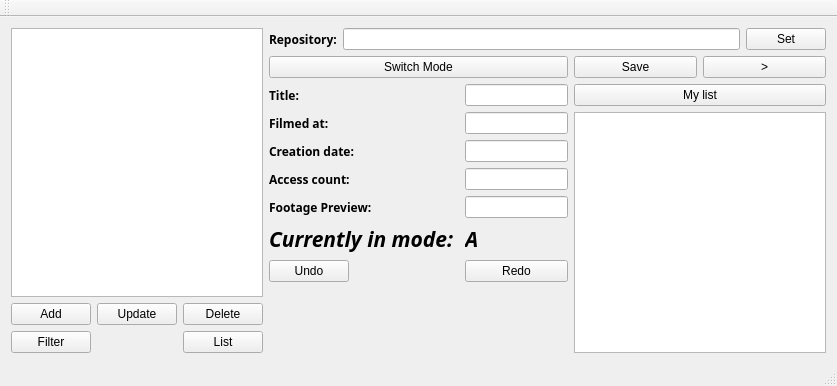
<?xml version="1.0" encoding="UTF-8"?>
<ui version="4.0">
 <class>Lab_12Class</class>
 <widget class="QMainWindow" name="Lab_12Class">
  <property name="geometry">
   <rect>
    <x>0</x>
    <y>0</y>
    <width>837</width>
    <height>386</height>
   </rect>
  </property>
  <property name="windowTitle">
   <string>Lab_12</string>
  </property>
  <widget class="QWidget" name="centralWidget">
   <layout class="QHBoxLayout" name="horizontalLayout_3">
    <item>
     <layout class="QVBoxLayout" name="verticalLayout">
      <item>
       <widget class="QListWidget" name="recordingListWidget">
        <property name="font">
         <font>
          <family>Sitka Display</family>
          <pointsize>11</pointsize>
         </font>
        </property>
       </widget>
      </item>
      <item>
       <layout class="QVBoxLayout" name="verticalLayout_3"/>
      </item>
      <item>
       <layout class="QGridLayout" name="modeAGridLayout">
        <item row="0" column="1">
         <widget class="QPushButton" name="updatePushButton">
          <property name="text">
           <string>Update</string>
          </property>
         </widget>
        </item>
        <item row="0" column="0">
         <widget class="QPushButton" name="addPushButton">
          <property name="text">
           <string>Add</string>
          </property>
         </widget>
        </item>
        <item row="0" column="3">
         <widget class="QPushButton" name="deletePushButton">
          <property name="text">
           <string>Delete</string>
          </property>
         </widget>
        </item>
        <item row="1" column="3">
         <widget class="QPushButton" name="listPushButton">
          <property name="text">
           <string>List</string>
          </property>
         </widget>
        </item>
        <item row="1" column="0">
         <widget class="QPushButton" name="filterPushButton">
          <property name="text">
           <string>Filter</string>
          </property>
         </widget>
        </item>
       </layout>
      </item>
     </layout>
    </item>
    <item>
     <layout class="QVBoxLayout" name="verticalLayout_4">
      <item>
       <layout class="QHBoxLayout" name="horizontalLayout">
        <item>
         <widget class="QLabel" name="label">
          <property name="font">
           <font>
            <family>Perpetua</family>
            <pointsize>9</pointsize>
            <weight>75</weight>
            <bold>true</bold>
           </font>
          </property>
          <property name="text">
           <string>Repository:</string>
          </property>
         </widget>
        </item>
        <item>
         <widget class="QLineEdit" name="setRepositoryLineEdit"/>
        </item>
        <item>
         <widget class="QPushButton" name="setRepositoryPushButton">
          <property name="text">
           <string>Set</string>
          </property>
         </widget>
        </item>
       </layout>
      </item>
      <item>
       <layout class="QGridLayout" name="gridLayout">
        <item row="0" column="1" rowspan="2">
         <layout class="QVBoxLayout" name="verticalLayout_2">
          <item>
           <layout class="QHBoxLayout" name="horizontalLayout_2">
            <item>
             <widget class="QPushButton" name="savePushButton">
              <property name="text">
               <string>Save</string>
              </property>
             </widget>
            </item>
            <item>
             <widget class="QPushButton" name="nextPushButton">
              <property name="text">
               <string>&gt;</string>
              </property>
             </widget>
            </item>
           </layout>
          </item>
          <item>
           <widget class="QPushButton" name="myListPushButton">
            <property name="text">
             <string>My list</string>
            </property>
           </widget>
          </item>
          <item>
           <widget class="QListWidget" name="currentRecordingListWidget"/>
          </item>
         </layout>
        </item>
        <item row="0" column="0">
         <widget class="QPushButton" name="modePushButton">
          <property name="text">
           <string>Switch Mode</string>
          </property>
         </widget>
        </item>
        <item row="1" column="0">
         <layout class="QFormLayout" name="formLayout">
          <item row="0" column="0">
           <widget class="QLabel" name="label_2">
            <property name="font">
             <font>
              <family>Perpetua</family>
              <pointsize>9</pointsize>
              <weight>75</weight>
              <bold>true</bold>
             </font>
            </property>
            <property name="text">
             <string>Title:</string>
            </property>
           </widget>
          </item>
          <item row="0" column="1">
           <widget class="QLineEdit" name="titleLineEdit"/>
          </item>
          <item row="1" column="0">
           <widget class="QLabel" name="label_3">
            <property name="font">
             <font>
              <family>Perpetua</family>
              <pointsize>9</pointsize>
              <weight>75</weight>
              <bold>true</bold>
             </font>
            </property>
            <property name="text">
             <string>Filmed at:</string>
            </property>
           </widget>
          </item>
          <item row="1" column="1">
           <widget class="QLineEdit" name="filmedAtLineEdit"/>
          </item>
          <item row="2" column="0">
           <widget class="QLabel" name="label_4">
            <property name="font">
             <font>
              <family>Perpetua</family>
              <pointsize>9</pointsize>
              <weight>75</weight>
              <bold>true</bold>
             </font>
            </property>
            <property name="text">
             <string>Creation date:</string>
            </property>
           </widget>
          </item>
          <item row="2" column="1">
           <widget class="QLineEdit" name="creationDateLineEdit"/>
          </item>
          <item row="3" column="0">
           <widget class="QLabel" name="label_5">
            <property name="font">
             <font>
              <family>Perpetua</family>
              <pointsize>9</pointsize>
              <weight>75</weight>
              <bold>true</bold>
             </font>
            </property>
            <property name="text">
             <string>Access count:</string>
            </property>
           </widget>
          </item>
          <item row="3" column="1">
           <widget class="QLineEdit" name="accessCountLineEdit"/>
          </item>
          <item row="4" column="0">
           <widget class="QLabel" name="label_6">
            <property name="font">
             <font>
              <family>Perpetua</family>
              <pointsize>9</pointsize>
              <weight>75</weight>
              <bold>true</bold>
             </font>
            </property>
            <property name="text">
             <string>Footage Preview:</string>
            </property>
           </widget>
          </item>
          <item row="4" column="1">
           <widget class="QLineEdit" name="footagePreviewLineEdit"/>
          </item>
          <item row="5" column="0">
           <widget class="QLabel" name="label_7">
            <property name="font">
             <font>
              <family>Perpetua</family>
              <pointsize>16</pointsize>
              <weight>75</weight>
              <italic>true</italic>
              <bold>true</bold>
             </font>
            </property>
            <property name="text">
             <string>Currently in mode: </string>
            </property>
           </widget>
          </item>
          <item row="5" column="1">
           <widget class="QLabel" name="currentModeLabel">
            <property name="font">
             <font>
              <family>Perpetua</family>
              <pointsize>16</pointsize>
              <weight>75</weight>
              <italic>true</italic>
              <bold>true</bold>
             </font>
            </property>
            <property name="text">
             <string>A</string>
            </property>
           </widget>
          </item>
          <item row="6" column="0">
           <widget class="QPushButton" name="undoPushButton">
            <property name="text">
             <string>Undo</string>
            </property>
           </widget>
          </item>
          <item row="6" column="1">
           <widget class="QPushButton" name="redoPushButton">
            <property name="text">
             <string>Redo</string>
            </property>
           </widget>
          </item>
         </layout>
        </item>
       </layout>
      </item>
     </layout>
    </item>
   </layout>
  </widget>
  <widget class="QMenuBar" name="menuBar">
   <property name="geometry">
    <rect>
     <x>0</x>
     <y>0</y>
     <width>837</width>
     <height>26</height>
    </rect>
   </property>
  </widget>
  <widget class="QToolBar" name="mainToolBar">
   <attribute name="toolBarArea">
    <enum>TopToolBarArea</enum>
   </attribute>
   <attribute name="toolBarBreak">
    <bool>false</bool>
   </attribute>
  </widget>
  <widget class="QStatusBar" name="statusBar"/>
 </widget>
 <layoutdefault spacing="6" margin="11"/>
 <resources>
  <include location="Lab_12.qrc"/>
 </resources>
 <connections/>
</ui>
